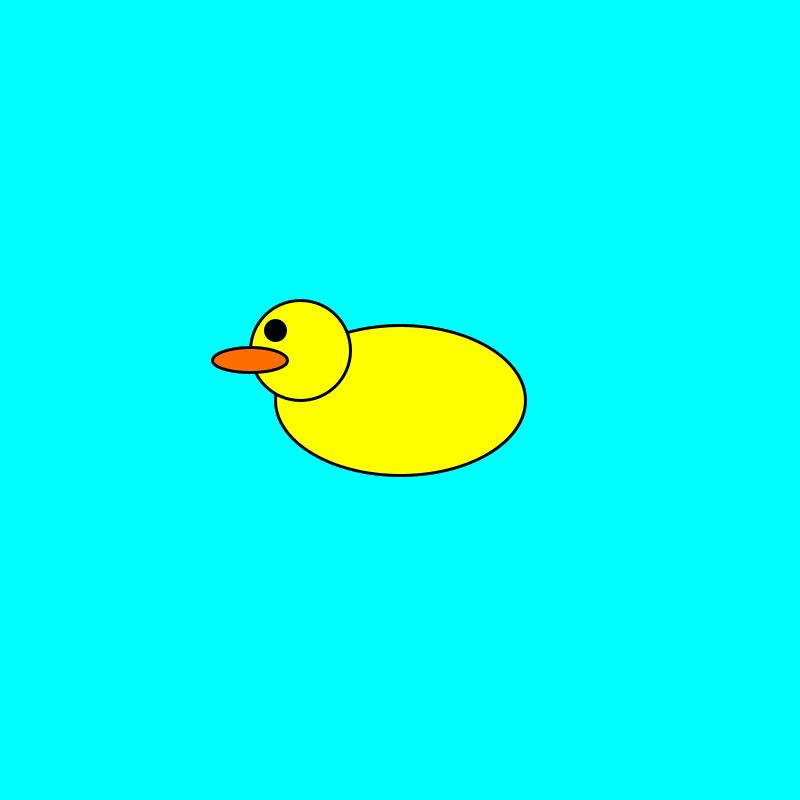
Frame 1 (no input)
Frame 60 (the mouse pressed at the canvas centre just before this capture): identical to frame 1, image omitted
Frame 120 (the mouse held since frame 60 and released just before this capture): identical to frame 1, image omitted

The Processing sketch that drew this single still picture (run headless with seeded random() and noise(); from frame 60 on, the mouse is pressed at the canvas centre):

// Processing sketch: Moving_Duck
// ── Moving_Duck.pde
float xPos = 400;
float yPos = 400;

void setup() {
  size(800, 800);
}

void draw() {
  background(0, 255, 255);
  strokeWeight(3);

  // Body
  fill(255, 255, 0);
  ellipse(xPos, yPos, 250, 150);

  // Head
  ellipse(xPos-100, yPos-50, 100, 100);

  // Eye
  fill(0, 0, 0);
  circle(xPos-125, yPos-70, 20);

  // Beak
  fill(255, 111, 0);
  ellipse(xPos-150, yPos-40, 75, 25);


  // Clip Duck horizontally
  if (xPos-180 == 0) {
    xPos = xPos + 750;  
  }
  else if(xPos-180 == 800){
    xPos = xPos - 750;
  }
  
  
  // Clip duck vertically
  if (yPos+50 >= 800){
    yPos = 0;
  }
  else if(yPos+50 <= 0){
    yPos = yPos + 750;
  }
}

void keyPressed() {
  if (keyCode == LEFT) {
    xPos = xPos - 5;
  } else if (keyCode == RIGHT) {
    xPos = xPos + 5;
  } else if (keyCode == DOWN) {
    yPos = yPos + 5;
  } else if (keyCode == UP) {
    yPos = yPos - 5;
  } else {
    xPos = 400;
    yPos = 400;
  }
}

void mouseClicked() {
  xPos = mouseX;
  yPos = mouseY;
}
